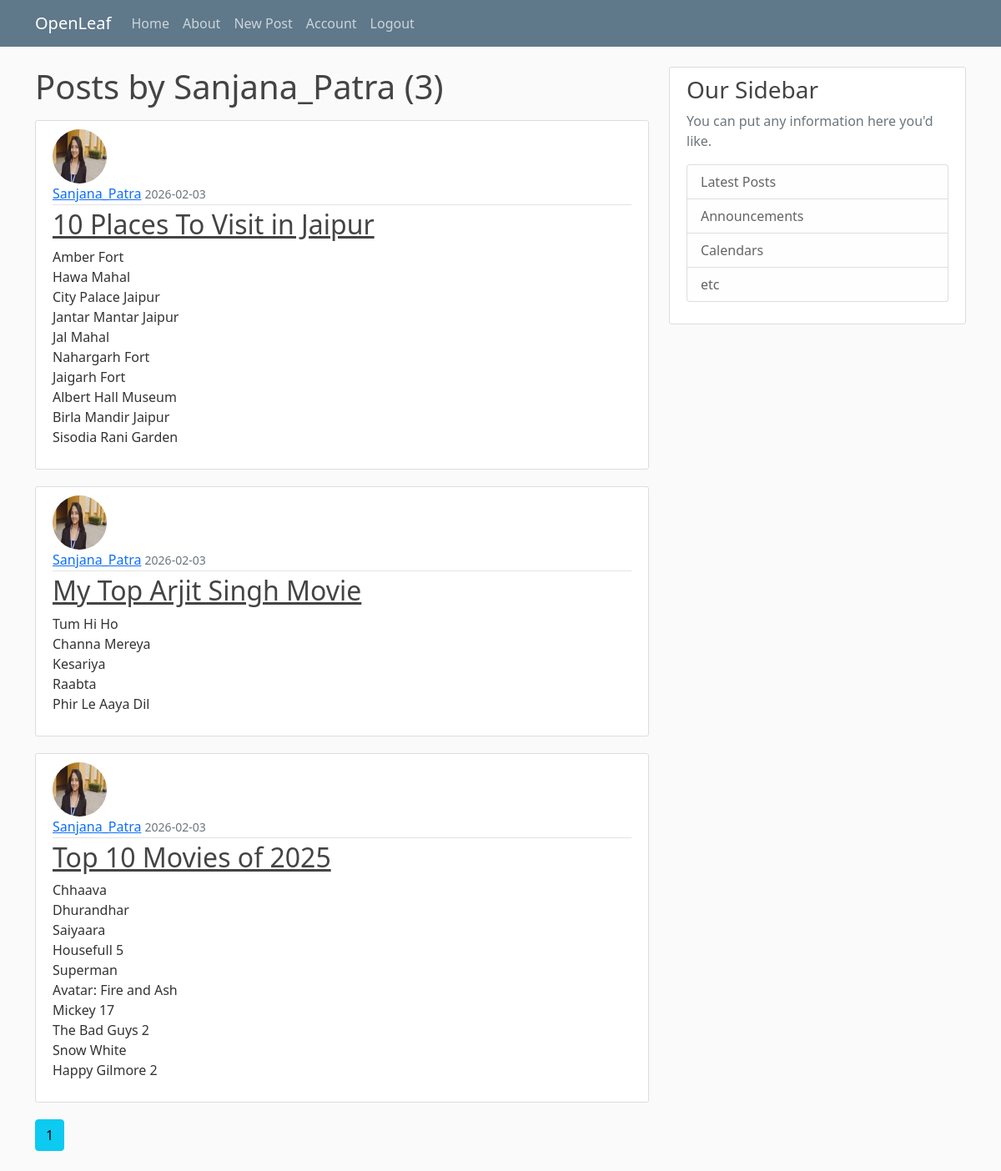
/user/Sanjana_Patra (signed in), run on the app's committed database.
### main/models.py (models this page shows, shortened)
class User(db.Model, UserMixin):
    id = db.Column(db.Integer, primary_key=True)
    username = db.Column(db.String(20), unique=True, nullable=False)
    email = db.Column(db.String(120), unique=True, nullable=False)
    image_file = db.Column(db.String(20), nullable=False, default='default.jpg')
    password = db.Column(db.String(60), nullable=False)
    posts = db.relationship('Post', backref='author', lazy=True)

class Post(db.Model):
    id = db.Column(db.Integer, primary_key=True)
    title = db.Column(db.String(100), nullable=False)
    date_posted = db.Column(db.DateTime, nullable=False, default=datetime.utcnow)
    content = db.Column(db.Text, nullable=False)
    user_id = db.Column(db.Integer, db.ForeignKey('user.id'), nullable=False)

### main/users/routes.py (the view)
@users.route("/user/<string:username>")
def user_posts(username):
    page = request.args.get('page', 1, type=int)
    user = User.query.filter_by(username=username).first_or_404()
    posts = Post.query.filter_by(author=user) \
        .order_by(Post.date_posted.desc()) \
        .paginate(page=page, per_page=5)
    return render_template('user_post.html', posts=posts, user=user)

### main/models.py (called while the page is built)
@login_manager.user_loader
def load_user(user_id):
    return User.query.get(int(user_id))

### main/templates/user_post.html
{% extends "layout.html" %}
{% block content %}
    <h1 class="mb-3">Posts by {{ user.username }} ({{ posts.total }})</h1>
    {% for post in posts.items %}
        <article class="media content-section">
          <img class="rounded-circle article-img"
               src="{{ url_for('static', filename='profile_pics/' + post.author.image_file)}}">
          <div class="media-body">
            <div class="article-metadata">
              <a class="mr-2" href="{{ url_for('users.user_posts', username=post.author.username) }}">
                  {{ post.author.username }}</a>
              <small class="text-muted">{{ post.date_posted.strftime('%Y-%m-%d') }}</small>
            </div>
            <h2><a class="article-title" href="{{ url_for('posts.post', post_id=post.id)}}">{{ post.title }}</a></h2>
            <p class="article-content">{{ post.content }}</p>
          </div>
        </article>
    {% endfor %}
    {% for page_num in posts.iter_pages(left_edge=1, right_edge=1, left_current=1, right_current=2) %}
      {% if page_num %}
        {% if posts.page == page_num %}
          <a class="btn btn-info mb-4" href="{{ url_for('users.user_posts', username=user.username, page=page_num) }}">
              {{ page_num }}</a>
        {% else %}
          <a class="btn btn-outline-info mb-4" href="{{ url_for('users.user_posts', username=user.username,
           page=page_num) }}">{{ page_num }}</a>
        {% endif %}
      {% else %}
        ...
      {% endif %}
    {% endfor %}
{% endblock content %}

### main/static/style.css (style rules this page uses)
body { background: #fafafa; color: #333333; margin-top: 5rem; }
h1, h2, h3, h4, h5, h6 { color: #444444; }
.content-section { background: #ffffff; padding: 10px 20px; border: 1px solid #dddddd; border-radius: 3px; margin-bottom: 20px; }
.article-title { color: #444444; }
.article-content { white-space: pre-line; }
.article-img { height: 65px; width: 65px; margin-right: 16px; }
.article-metadata { padding-bottom: 1px; margin-bottom: 4px; border-bottom: 1px solid #e3e3e3 }

### data on the page
User: username "Sanjana_Patra"
Post: image_file (picture), author.username "Sanjana_Patra", date_posted "2026-02-03", title "10 Places To Visit in Jaipur", content "Amber Fort Hawa Mahal City Palace Jaipur Jantar Mantar Jaipur Jal Mahal Nahargarh Fort Jaigarh Fort Albert Hall Museum Birla Mandir Jaipur Sisodia Rani Garden"
Post: image_file (picture), author.username "Sanjana_Patra", date_posted "2026-02-03", title "My Top Arjit Singh Movie", content "Tum Hi Ho Channa Mereya Kesariya Raabta Phir Le Aaya Dil"
Post: image_file (picture), author.username "Sanjana_Patra", date_posted "2026-02-03", title "Top 10 Movies of 2025", content "Chhaava Dhurandhar Saiyaara Housefull 5 Superman Avatar: Fire and Ash Mickey 17 The Bad Guys 2 Snow White Happy Gilmore 2"

### other printed values
{{ posts.total }} "3"
{{ page_num }} "1"
